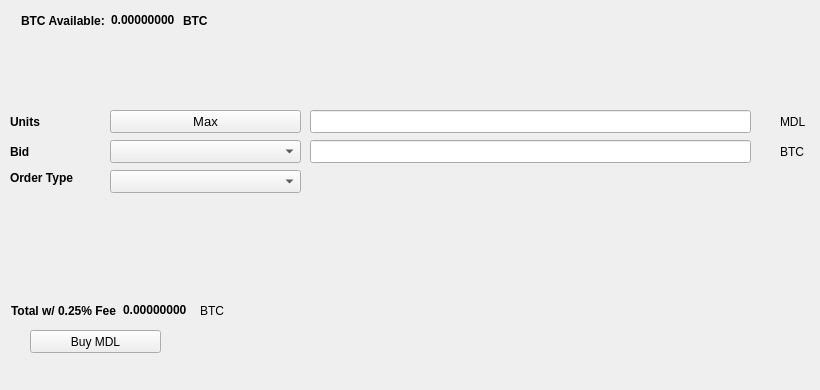
   <widget class="QWidget" name="BuyTab">
    <attribute name="title">
     <string>Buy</string>
    </attribute>
    <widget class="QPushButton" name="BuyMDL">
     <property name="geometry">
      <rect>
       <x>30</x>
       <y>330</y>
       <width>131</width>
       <height>23</height>
      </rect>
     </property>
     <property name="text">
      <string>Buy MDL</string>
     </property>
     <property name="icon">
      <iconset resource="../medallion.qrc">
       <normaloff>:/icons/bitcoin</normaloff>:/icons/bitcoin</iconset>
     </property>
    </widget>
    <widget class="QLabel" name="label_3">
     <property name="geometry">
      <rect>
       <x>10</x>
       <y>110</y>
       <width>46</width>
       <height>23</height>
      </rect>
     </property>
     <property name="font">
      <font>
       <weight>75</weight>
       <bold>true</bold>
      </font>
     </property>
     <property name="text">
      <string>Units</string>
     </property>
    </widget>
    <widget class="QLineEdit" name="UnitsInput">
     <property name="geometry">
      <rect>
       <x>310</x>
       <y>110</y>
       <width>441</width>
       <height>23</height>
      </rect>
     </property>
     <property name="font">
      <font>
       <pointsize>9</pointsize>
       <weight>75</weight>
       <bold>true</bold>
      </font>
     </property>
    </widget>
    <widget class="QLineEdit" name="BuyBidPriceEdit">
     <property name="geometry">
      <rect>
       <x>310</x>
       <y>140</y>
       <width>441</width>
       <height>23</height>
      </rect>
     </property>
     <property name="font">
      <font>
       <pointsize>9</pointsize>
       <weight>75</weight>
       <bold>true</bold>
      </font>
     </property>
    </widget>
    <widget class="QLabel" name="label_4">
     <property name="geometry">
      <rect>
       <x>780</x>
       <y>110</y>
       <width>31</width>
       <height>23</height>
      </rect>
     </property>
     <property name="text">
      <string>MDL</string>
     </property>
    </widget>
    <widget class="QLabel" name="label_5">
     <property name="geometry">
      <rect>
       <x>780</x>
       <y>140</y>
       <width>31</width>
       <height>23</height>
      </rect>
     </property>
     <property name="text">
      <string>BTC</string>
     </property>
    </widget>
    <widget class="QLabel" name="label_6">
     <property name="geometry">
      <rect>
       <x>10</x>
       <y>140</y>
       <width>46</width>
       <height>23</height>
      </rect>
     </property>
     <property name="font">
      <font>
       <weight>75</weight>
       <bold>true</bold>
      </font>
     </property>
     <property name="text">
      <string>Bid</string>
     </property>
    </widget>
    <widget class="QLabel" name="label_7">
     <property name="geometry">
      <rect>
       <x>10</x>
       <y>170</y>
       <width>91</width>
       <height>16</height>
      </rect>
     </property>
     <property name="font">
      <font>
       <weight>75</weight>
       <bold>true</bold>
      </font>
     </property>
     <property name="text">
      <string>Order Type</string>
     </property>
    </widget>
    <widget class="QPushButton" name="Buy_Max_Amount">
     <property name="geometry">
      <rect>
       <x>110</x>
       <y>110</y>
       <width>191</width>
       <height>23</height>
      </rect>
     </property>
     <property name="font">
      <font>
       <pointsize>10</pointsize>
      </font>
     </property>
     <property name="text">
      <string>Max</string>
     </property>
    </widget>
    <widget class="QComboBox" name="BuyBidcomboBox">
     <property name="geometry">
      <rect>
       <x>110</x>
       <y>140</y>
       <width>191</width>
       <height>23</height>
      </rect>
     </property>
     <property name="font">
      <font>
       <pointsize>10</pointsize>
      </font>
     </property>
    </widget>
    <widget class="QComboBox" name="buyOrdertypeCombo">
     <property name="geometry">
      <rect>
       <x>110</x>
       <y>170</y>
       <width>191</width>
       <height>23</height>
      </rect>
     </property>
     <property name="font">
      <font>
       <pointsize>10</pointsize>
      </font>
     </property>
    </widget>
    <widget class="QWidget" name="layoutWidget1">
     <property name="geometry">
      <rect>
       <x>21</x>
       <y>11</y>
       <width>227</width>
       <height>19</height>
      </rect>
     </property>
     <layout class="QHBoxLayout" name="horizontalLayout_3">
      <item>
       <widget class="QLabel" name="label232">
        <property name="font">
         <font>
          <weight>75</weight>
          <bold>true</bold>
         </font>
        </property>
        <property name="text">
         <string>BTC Available:</string>
        </property>
       </widget>
      </item>
      <item>
       <widget class="QLabel" name="BtcAvailableLbl">
        <property name="palette">
         <palette>
          <active>
           <colorrole role="WindowText">
            <brush brushstyle="SolidPattern">
             <color alpha="255">
              <red>0</red>
              <green>0</green>
              <blue>0</blue>
             </color>
            </brush>
           </colorrole>
           <colorrole role="Button">
            <brush brushstyle="SolidPattern">
             <color alpha="255">
              <red>0</red>
              <green>170</green>
              <blue>0</blue>
             </color>
            </brush>
           </colorrole>
           <colorrole role="Light">
            <brush brushstyle="SolidPattern">
             <color alpha="255">
              <red>0</red>
              <green>255</green>
              <blue>0</blue>
             </color>
            </brush>
           </colorrole>
           <colorrole role="Midlight">
            <brush brushstyle="SolidPattern">
             <color alpha="255">
              <red>0</red>
              <green>212</green>
              <blue>0</blue>
             </color>
            </brush>
           </colorrole>
           <colorrole role="Dark">
            <brush brushstyle="SolidPattern">
             <color alpha="255">
              <red>0</red>
              <green>85</green>
              <blue>0</blue>
             </color>
            </brush>
           </colorrole>
           <colorrole role="Mid">
            <brush brushstyle="SolidPattern">
             <color alpha="255">
              <red>0</red>
              <green>113</green>
              <blue>0</blue>
             </color>
            </brush>
           </colorrole>
           <colorrole role="Text">
            <brush brushstyle="SolidPattern">
             <color alpha="255">
              <red>0</red>
              <green>170</green>
              <blue>0</blue>
             </color>
            </brush>
           </colorrole>
           <colorrole role="BrightText">
            <brush brushstyle="SolidPattern">
             <color alpha="255">
              <red>255</red>
              <green>255</green>
              <blue>255</blue>
             </color>
            </brush>
           </colorrole>
           <colorrole role="ButtonText">
            <brush brushstyle="SolidPattern">
             <color alpha="255">
              <red>0</red>
              <green>0</green>
              <blue>0</blue>
             </color>
            </brush>
           </colorrole>
           <colorrole role="Base">
            <brush brushstyle="SolidPattern">
             <color alpha="255">
              <red>255</red>
              <green>255</green>
              <blue>255</blue>
             </color>
            </brush>
           </colorrole>
           <colorrole role="Window">
            <brush brushstyle="SolidPattern">
             <color alpha="255">
              <red>0</red>
              <green>170</green>
              <blue>0</blue>
             </color>
            </brush>
           </colorrole>
           <colorrole role="Shadow">
            <brush brushstyle="SolidPattern">
             <color alpha="255">
              <red>0</red>
              <green>0</green>
              <blue>0</blue>
             </color>
            </brush>
           </colorrole>
           <colorrole role="AlternateBase">
            <brush brushstyle="SolidPattern">
             <color alpha="255">
              <red>127</red>
              <green>212</green>
              <blue>127</blue>
             </color>
            </brush>
           </colorrole>
           <colorrole role="ToolTipBase">
            <brush brushstyle="SolidPattern">
             <color alpha="255">
              <red>255</red>
              <green>255</green>
              <blue>220</blue>
             </color>
            </brush>
           </colorrole>
           <colorrole role="ToolTipText">
            <brush brushstyle="SolidPattern">
             <color alpha="255">
              <red>0</red>
              <green>0</green>
              <blue>0</blue>
             </color>
            </brush>
           </colorrole>
          </active>
          <inactive>
           <colorrole role="WindowText">
            <brush brushstyle="SolidPattern">
             <color alpha="255">
              <red>0</red>
              <green>0</green>
              <blue>0</blue>
             </color>
            </brush>
           </colorrole>
           <colorrole role="Button">
            <brush brushstyle="SolidPattern">
             <color alpha="255">
              <red>0</red>
              <green>170</green>
              <blue>0</blue>
             </color>
            </brush>
           </colorrole>
           <colorrole role="Light">
            <brush brushstyle="SolidPattern">
             <color alpha="255">
              <red>0</red>
              <green>255</green>
              <blue>0</blue>
             </color>
            </brush>
           </colorrole>
           <colorrole role="Midlight">
            <brush brushstyle="SolidPattern">
             <color alpha="255">
              <red>0</red>
              <green>212</green>
              <blue>0</blue>
             </color>
            </brush>
           </colorrole>
           <colorrole role="Dark">
            <brush brushstyle="SolidPattern">
             <color alpha="255">
              <red>0</red>
              <green>85</green>
              <blue>0</blue>
             </color>
            </brush>
           </colorrole>
           <colorrole role="Mid">
            <brush brushstyle="SolidPattern">
             <color alpha="255">
              <red>0</red>
              <green>113</green>
              <blue>0</blue>
             </color>
            </brush>
           </colorrole>
           <colorrole role="Text">
            <brush brushstyle="SolidPattern">
             <color alpha="255">
              <red>0</red>
              <green>170</green>
              <blue>0</blue>
             </color>
            </brush>
           </colorrole>
           <colorrole role="BrightText">
            <brush brushstyle="SolidPattern">
             <color alpha="255">
              <red>255</red>
              <green>255</green>
              <blue>255</blue>
             </color>
            </brush>
           </colorrole>
           <colorrole role="ButtonText">
            <brush brushstyle="SolidPattern">
             <color alpha="255">
              <red>0</red>
              <green>0</green>
              <blue>0</blue>
             </color>
            </brush>
           </colorrole>
           <colorrole role="Base">
            <brush brushstyle="SolidPattern">
             <color alpha="255">
              <red>255</red>
              <green>255</green>
              <blue>255</blue>
             </color>
            </brush>
           </colorrole>
           <colorrole role="Window">
            <brush brushstyle="SolidPattern">
             <color alpha="255">
              <red>0</red>
              <green>170</green>
              <blue>0</blue>
             </color>
            </brush>
           </colorrole>
           <colorrole role="Shadow">
            <brush brushstyle="SolidPattern">
             <color alpha="255">
              <red>0</red>
              <green>0</green>
              <blue>0</blue>
             </color>
            </brush>
           </colorrole>
           <colorrole role="AlternateBase">
            <brush brushstyle="SolidPattern">
             <color alpha="255">
              <red>127</red>
              <green>212</green>
              <blue>127</blue>
             </color>
            </brush>
           </colorrole>
           <colorrole role="ToolTipBase">
            <brush brushstyle="SolidPattern">
             <color alpha="255">
              <red>255</red>
              <green>255</green>
              <blue>220</blue>
             </color>
            </brush>
           </colorrole>
           <colorrole role="ToolTipText">
            <brush brushstyle="SolidPattern">
             <color alpha="255">
              <red>0</red>
              <green>0</green>
              <blue>0</blue>
             </color>
            </brush>
           </colorrole>
          </inactive>
          <disabled>
           <colorrole role="WindowText">
            <brush brushstyle="SolidPattern">
             <color alpha="255">
              <red>0</red>
              <green>85</green>
              <blue>0</blue>
             </color>
            </brush>
           </colorrole>
           <colorrole role="Button">
            <brush brushstyle="SolidPattern">
             <color alpha="255">
              <red>0</red>
              <green>170</green>
              <blue>0</blue>
             </color>
            </brush>
           </colorrole>
           <colorrole role="Light">
            <brush brushstyle="SolidPattern">
             <color alpha="255">
              <red>0</red>
              <green>255</green>
              <blue>0</blue>
             </color>
            </brush>
           </colorrole>
           <colorrole role="Midlight">
            <brush brushstyle="SolidPattern">
             <color alpha="255">
              <red>0</red>
              <green>212</green>
              <blue>0</blue>
             </color>
            </brush>
           </colorrole>
           <colorrole role="Dark">
            <brush brushstyle="SolidPattern">
             <color alpha="255">
              <red>0</red>
              <green>85</green>
              <blue>0</blue>
             </color>
            </brush>
           </colorrole>
           <colorrole role="Mid">
            <brush brushstyle="SolidPattern">
             <color alpha="255">
              <red>0</red>
              <green>113</green>
              <blue>0</blue>
             </color>
            </brush>
           </colorrole>
           <colorrole role="Text">
            <brush brushstyle="SolidPattern">
             <color alpha="255">
              <red>0</red>
              <green>85</green>
              <blue>0</blue>
             </color>
            </brush>
           </colorrole>
           <colorrole role="BrightText">
            <brush brushstyle="SolidPattern">
             <color alpha="255">
              <red>255</red>
              <green>255</green>
              <blue>255</blue>
             </color>
            </brush>
           </colorrole>
           <colorrole role="ButtonText">
            <brush brushstyle="SolidPattern">
             <color alpha="255">
              <red>0</red>
              <green>85</green>
              <blue>0</blue>
             </color>
            </brush>
           </colorrole>
           <colorrole role="Base">
            <brush brushstyle="SolidPattern">
             <color alpha="255">
              <red>0</red>
              <green>170</green>
              <blue>0</blue>
             </color>
            </brush>
           </colorrole>
           <colorrole role="Window">
            <brush brushstyle="SolidPattern">
             <color alpha="255">
              <red>0</red>
              <green>170</green>
              <blue>0</blue>
             </color>
            </brush>
           </colorrole>
           <colorrole role="Shadow">
            <brush brushstyle="SolidPattern">
             <color alpha="255">
              <red>0</red>
              <green>0</green>
              <blue>0</blue>
             </color>
            </brush>
           </colorrole>
           <colorrole role="AlternateBase">
            <brush brushstyle="SolidPattern">
             <color alpha="255">
              <red>0</red>
              <green>170</green>
              <blue>0</blue>
             </color>
            </brush>
           </colorrole>
           <colorrole role="ToolTipBase">
            <brush brushstyle="SolidPattern">
             <color alpha="255">
              <red>255</red>
              <green>255</green>
              <blue>220</blue>
             </color>
            </brush>
           </colorrole>
           <colorrole role="ToolTipText">
            <brush brushstyle="SolidPattern">
             <color alpha="255">
              <red>0</red>
              <green>0</green>
              <blue>0</blue>
             </color>
            </brush>
           </colorrole>
          </disabled>
         </palette>
        </property>
        <property name="font">
         <font>
          <weight>75</weight>
          <bold>true</bold>
         </font>
        </property>
        <property name="text">
         <string>0.00000000</string>
        </property>
        <property name="textInteractionFlags">
         <set>Qt::LinksAccessibleByMouse|Qt::TextSelectableByKeyboard|Qt::TextSelectableByMouse</set>
        </property>
       </widget>
      </item>
      <item>
       <widget class="QLabel" name="BtcAvailableLbl_2">
        <property name="font">
         <font>
          <weight>75</weight>
          <bold>true</bold>
         </font>
        </property>
        <property name="text">
         <string>BTC</string>
        </property>
       </widget>
      </item>
     </layout>
    </widget>
    <widget class="QWidget" name="layoutWidge2">
     <property name="geometry">
      <rect>
       <x>11</x>
       <y>301</y>
       <width>259</width>
       <height>19</height>
      </rect>
     </property>
     <layout class="QHBoxLayout" name="horizontalLayout_4">
      <item>
       <widget class="QLabel" name="label_9">
        <property name="font">
         <font>
          <weight>75</weight>
          <bold>true</bold>
         </font>
        </property>
        <property name="text">
         <string>Total w/ 0.25% Fee</string>
        </property>
       </widget>
      </item>
      <item>
       <widget class="QLabel" name="BuyCostLabel">
        <property name="palette">
         <palette>
          <active>
           <colorrole role="WindowText">
            <brush brushstyle="SolidPattern">
             <color alpha="255">
              <red>0</red>
              <green>0</green>
              <blue>0</blue>
             </color>
            </brush>
           </colorrole>
           <colorrole role="Button">
            <brush brushstyle="SolidPattern">
             <color alpha="255">
              <red>0</red>
              <green>170</green>
              <blue>0</blue>
             </color>
            </brush>
           </colorrole>
           <colorrole role="Light">
            <brush brushstyle="SolidPattern">
             <color alpha="255">
              <red>0</red>
              <green>255</green>
              <blue>0</blue>
             </color>
            </brush>
           </colorrole>
           <colorrole role="Midlight">
            <brush brushstyle="SolidPattern">
             <color alpha="255">
              <red>0</red>
              <green>212</green>
              <blue>0</blue>
             </color>
            </brush>
           </colorrole>
           <colorrole role="Dark">
            <brush brushstyle="SolidPattern">
             <color alpha="255">
              <red>0</red>
              <green>85</green>
              <blue>0</blue>
             </color>
            </brush>
           </colorrole>
           <colorrole role="Mid">
            <brush brushstyle="SolidPattern">
             <color alpha="255">
              <red>0</red>
              <green>113</green>
              <blue>0</blue>
             </color>
            </brush>
           </colorrole>
           <colorrole role="Text">
            <brush brushstyle="SolidPattern">
             <color alpha="255">
              <red>0</red>
              <green>170</green>
              <blue>0</blue>
             </color>
            </brush>
           </colorrole>
           <colorrole role="BrightText">
            <brush brushstyle="SolidPattern">
             <color alpha="255">
              <red>255</red>
              <green>255</green>
              <blue>255</blue>
             </color>
            </brush>
           </colorrole>
           <colorrole role="ButtonText">
            <brush brushstyle="SolidPattern">
             <color alpha="255">
              <red>0</red>
              <green>0</green>
              <blue>0</blue>
             </color>
            </brush>
           </colorrole>
           <colorrole role="Base">
            <brush brushstyle="SolidPattern">
             <color alpha="255">
              <red>255</red>
              <green>255</green>
              <blue>255</blue>
             </color>
            </brush>
           </colorrole>
           <colorrole role="Window">
            <brush brushstyle="SolidPattern">
             <color alpha="255">
              <red>0</red>
              <green>170</green>
              <blue>0</blue>
             </color>
            </brush>
           </colorrole>
           <colorrole role="Shadow">
            <brush brushstyle="SolidPattern">
             <color alpha="255">
              <red>0</red>
              <green>0</green>
              <blue>0</blue>
             </color>
            </brush>
           </colorrole>
           <colorrole role="AlternateBase">
            <brush brushstyle="SolidPattern">
             <color alpha="255">
              <red>127</red>
              <green>212</green>
              <blue>127</blue>
             </color>
            </brush>
           </colorrole>
           <colorrole role="ToolTipBase">
            <brush brushstyle="SolidPattern">
             <color alpha="255">
              <red>255</red>
              <green>255</green>
              <blue>220</blue>
             </color>
            </brush>
           </colorrole>
           <colorrole role="ToolTipText">
            <brush brushstyle="SolidPattern">
             <color alpha="255">
              <red>0</red>
              <green>0</green>
              <blue>0</blue>
             </color>
            </brush>
           </colorrole>
          </active>
          <inactive>
           <colorrole role="WindowText">
            <brush brushstyle="SolidPattern">
             <color alpha="255">
              <red>0</red>
              <green>0</green>
              <blue>0</blue>
             </color>
            </brush>
           </colorrole>
           <colorrole role="Button">
            <brush brushstyle="SolidPattern">
             <color alpha="255">
              <red>0</red>
              <green>170</green>
              <blue>0</blue>
             </color>
            </brush>
           </colorrole>
           <colorrole role="Light">
            <brush brushstyle="SolidPattern">
             <color alpha="255">
              <red>0</red>
              <green>255</green>
              <blue>0</blue>
             </color>
            </brush>
           </colorrole>
           <colorrole role="Midlight">
            <brush brushstyle="SolidPattern">
             <color alpha="255">
              <red>0</red>
              <green>212</green>
              <blue>0</blue>
             </color>
            </brush>
           </colorrole>
           <colorrole role="Dark">
            <brush brushstyle="SolidPattern">
             <color alpha="255">
              <red>0</red>
              <green>85</green>
              <blue>0</blue>
             </color>
            </brush>
           </colorrole>
           <colorrole role="Mid">
            <brush brushstyle="SolidPattern">
             <color alpha="255">
              <red>0</red>
              <green>113</green>
              <blue>0</blue>
             </color>
            </brush>
           </colorrole>
           <colorrole role="Text">
            <brush brushstyle="SolidPattern">
             <color alpha="255">
              <red>0</red>
              <green>170</green>
              <blue>0</blue>
             </color>
            </brush>
           </colorrole>
           <colorrole role="BrightText">
            <brush brushstyle="SolidPattern">
             <color alpha="255">
              <red>255</red>
              <green>255</green>
              <blue>255</blue>
             </color>
            </brush>
           </colorrole>
           <colorrole role="ButtonText">
            <brush brushstyle="SolidPattern">
             <color alpha="255">
              <red>0</red>
              <green>0</green>
              <blue>0</blue>
             </color>
            </brush>
           </colorrole>
           <colorrole role="Base">
            <brush brushstyle="SolidPattern">
             <color alpha="255">
              <red>255</red>
              <green>255</green>
              <blue>255</blue>
             </color>
            </brush>
           </colorrole>
           <colorrole role="Window">
            <brush brushstyle="SolidPattern">
             <color alpha="255">
              <red>0</red>
              <green>170</green>
              <blue>0</blue>
             </color>
            </brush>
           </colorrole>
           <colorrole role="Shadow">
            <brush brushstyle="SolidPattern">
             <color alpha="255">
              <red>0</red>
              <green>0</green>
              <blue>0</blue>
             </color>
            </brush>
           </colorrole>
           <colorrole role="AlternateBase">
            <brush brushstyle="SolidPattern">
             <color alpha="255">
              <red>127</red>
              <green>212</green>
              <blue>127</blue>
             </color>
            </brush>
           </colorrole>
           <colorrole role="ToolTipBase">
            <brush brushstyle="SolidPattern">
             <color alpha="255">
              <red>255</red>
              <green>255</green>
              <blue>220</blue>
             </color>
            </brush>
           </colorrole>
           <colorrole role="ToolTipText">
            <brush brushstyle="SolidPattern">
             <color alpha="255">
              <red>0</red>
              <green>0</green>
              <blue>0</blue>
             </color>
            </brush>
           </colorrole>
          </inactive>
          <disabled>
           <colorrole role="WindowText">
            <brush brushstyle="SolidPattern">
             <color alpha="255">
              <red>0</red>
              <green>85</green>
              <blue>0</blue>
             </color>
            </brush>
           </colorrole>
           <colorrole role="Button">
            <brush brushstyle="SolidPattern">
             <color alpha="255">
              <red>0</red>
              <green>170</green>
              <blue>0</blue>
             </color>
            </brush>
           </colorrole>
           <colorrole role="Light">
            <brush brushstyle="SolidPattern">
             <color alpha="255">
              <red>0</red>
              <green>255</green>
              <blue>0</blue>
             </color>
            </brush>
           </colorrole>
           <colorrole role="Midlight">
            <brush brushstyle="SolidPattern">
             <color alpha="255">
              <red>0</red>
              <green>212</green>
              <blue>0</blue>
             </color>
            </brush>
           </colorrole>
           <colorrole role="Dark">
            <brush brushstyle="SolidPattern">
             <color alpha="255">
              <red>0</red>
              <green>85</green>
              <blue>0</blue>
             </color>
            </brush>
           </colorrole>
           <colorrole role="Mid">
            <brush brushstyle="SolidPattern">
             <color alpha="255">
              <red>0</red>
              <green>113</green>
              <blue>0</blue>
             </color>
            </brush>
           </colorrole>
           <colorrole role="Text">
            <brush brushstyle="SolidPattern">
             <color alpha="255">
              <red>0</red>
              <green>85</green>
              <blue>0</blue>
             </color>
            </brush>
           </colorrole>
           <colorrole role="BrightText">
            <brush brushstyle="SolidPattern">
             <color alpha="255">
              <red>255</red>
              <green>255</green>
              <blue>255</blue>
             </color>
            </brush>
           </colorrole>
           <colorrole role="ButtonText">
            <brush brushstyle="SolidPattern">
             <color alpha="255">
              <red>0</red>
              <green>85</green>
              <blue>0</blue>
             </color>
            </brush>
           </colorrole>
           <colorrole role="Base">
            <brush brushstyle="SolidPattern">
             <color alpha="255">
              <red>0</red>
              <green>170</green>
              <blue>0</blue>
             </color>
            </brush>
           </colorrole>
           <colorrole role="Window">
            <brush brushstyle="SolidPattern">
             <color alpha="255">
              <red>0</red>
              <green>170</green>
              <blue>0</blue>
             </color>
            </brush>
           </colorrole>
           <colorrole role="Shadow">
            <brush brushstyle="SolidPattern">
             <color alpha="255">
              <red>0</red>
              <green>0</green>
              <blue>0</blue>
             </color>
            </brush>
           </colorrole>
           <colorrole role="AlternateBase">
            <brush brushstyle="SolidPattern">
             <color alpha="255">
              <red>0</red>
              <green>170</green>
              <blue>0</blue>
             </color>
            </brush>
           </colorrole>
           <colorrole role="ToolTipBase">
            <brush brushstyle="SolidPattern">
             <color alpha="255">
              <red>255</red>
              <green>255</green>
              <blue>220</blue>
             </color>
            </brush>
           </colorrole>
           <colorrole role="ToolTipText">
            <brush brushstyle="SolidPattern">
             <color alpha="255">
              <red>0</red>
              <green>0</green>
              <blue>0</blue>
             </color>
            </brush>
           </colorrole>
          </disabled>
         </palette>
        </property>
        <property name="font">
         <font>
          <weight>75</weight>
          <bold>true</bold>
         </font>
        </property>
        <property name="autoFillBackground">
         <bool>false</bool>
        </property>
        <property name="text">
         <string>0.00000000</string>
        </property>
        <property name="textInteractionFlags">
         <set>Qt::LinksAccessibleByMouse|Qt::TextSelectableByMouse</set>
        </property>
       </widget>
      </item>
      <item>
       <widget class="QLabel" name="label_10">
        <property name="font">
         <font>
          <weight>50</weight>
          <bold>false</bold>
         </font>
        </property>
        <property name="text">
         <string>BTC</string>
        </property>
       </widget>
      </item>
     </layout>
    </widget>
    <widget class="QLabel" name="label_24">
     <property name="geometry">
      <rect>
       <x>460</x>
       <y>300</y>
       <width>281</width>
       <height>81</height>
      </rect>
     </property>
     <property name="text">
      <string/>
     </property>
     <property name="pixmap">
      <pixmap>:/images/bittrex</pixmap>
     </property>
    </widget>
   </widget>
